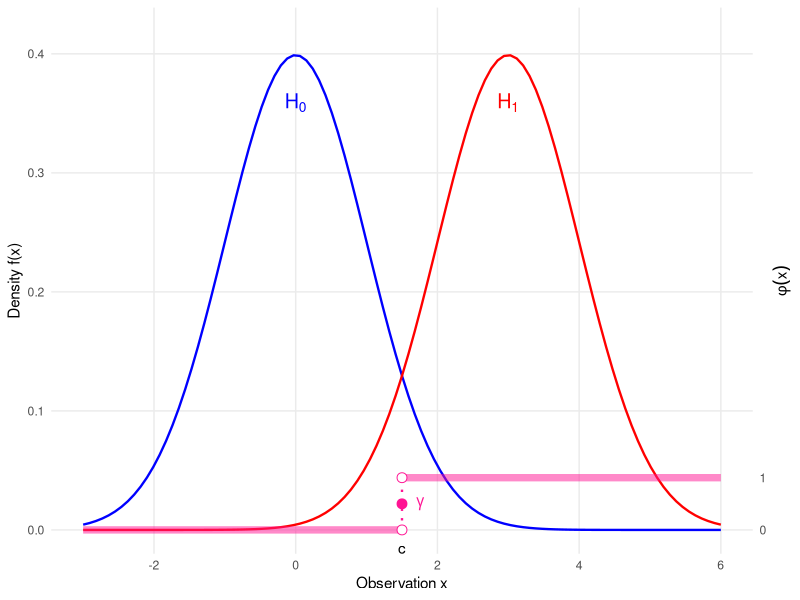
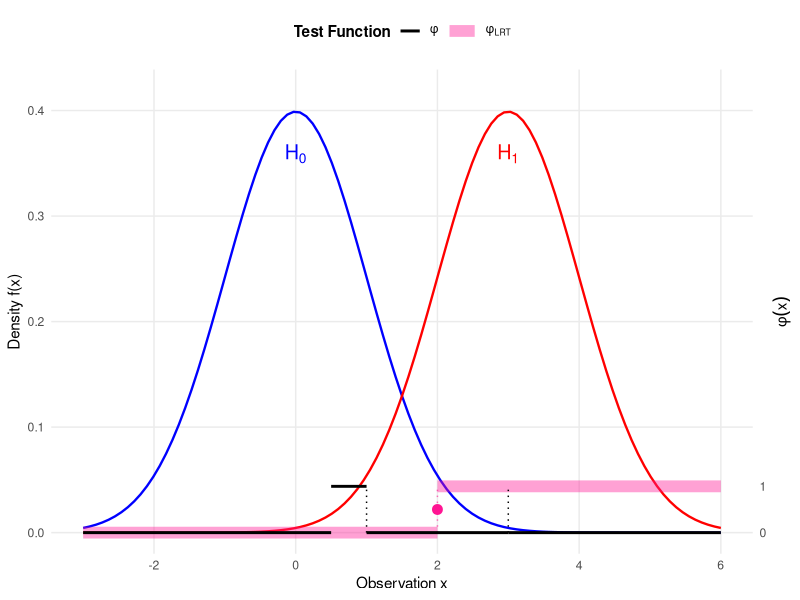
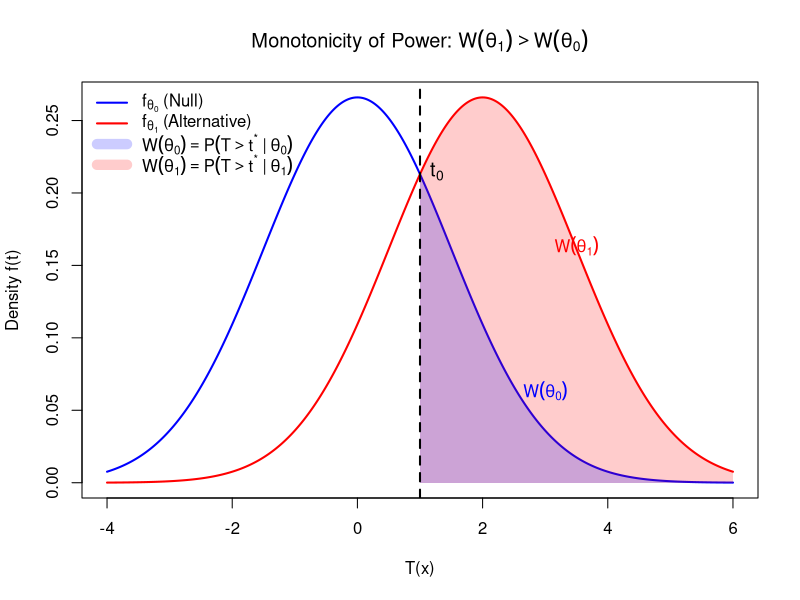
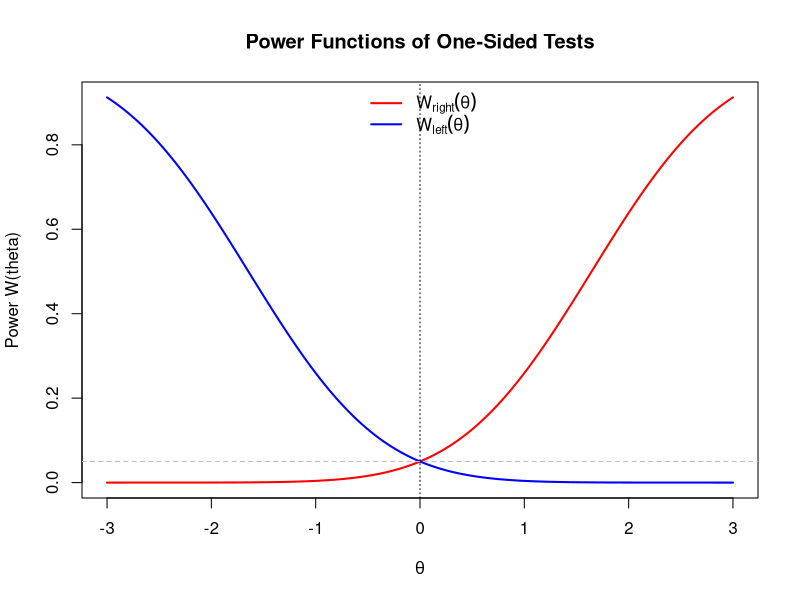
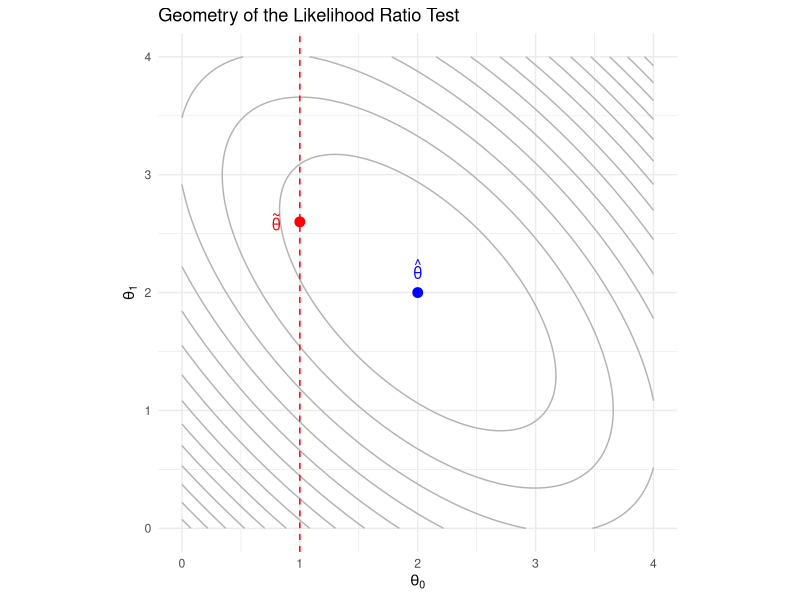
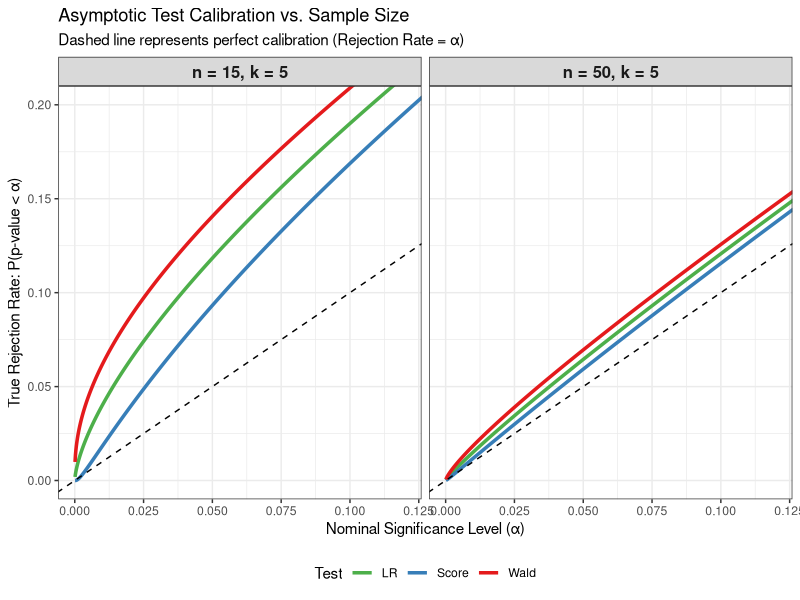

Source code (R) for these figures, in order:
## ---- chunk 1
#| label: fig-test-function-size-power
#| fig-cap: "Illustration of a Test Function $\\phi(x)$ (Pink) relative to Size ($H_0$, Blue) and Power ($H_1$, Red)."
#| fig-width: 7
#| fig-height: 5

library(ggplot2)

# 1. Define Parameters
mu0 <- 0
mu1 <- 3
sigma <- 1
c_val <- 1.5      # Critical value
gamma_val <- 0.5  # Randomization constant

# 2. Scaling Constants
max_dens <- dnorm(mu0, mean = mu0, sd = sigma)
y_limit <- max_dens * 1.1
phi_scale <- 0.1 * y_limit

# 3. Define the Test Function phi(x) (Single Test)
# Step function: 0 -> 1 at c_val
df_phi <- data.frame(
  x_start = c(-3, c_val),
  x_end   = c(c_val, 6),
  y_start = c(0, phi_scale),
  y_end   = c(0, phi_scale)
)

ggplot() +
  # --- Layer 1: Densities (Solid Lines, No Fill) ---
  
  # H0: Normal(0, 1) - Blue (Cool)
  stat_function(fun = dnorm, args = list(mean = mu0, sd = sigma), 
                color = "blue", size = 0.8) +
  
  # H1: Normal(3, 1) - Red (Hot)
  stat_function(fun = dnorm, args = list(mean = mu1, sd = sigma), 
                color = "red", size = 0.8) +

  # --- Layer 2: Test Function phi(x) (Thick Pink Line) ---
  
  # The horizontal segments
  geom_segment(data = df_phi, 
               aes(x = x_start, xend = x_end, y = y_start, yend = y_end), 
               color = "deeppink", size = 2.5, alpha = 0.5) +
  
  # The vertical threshold line
  geom_segment(aes(x = c_val, xend = c_val, y = 0, yend = phi_scale), 
               linetype = "dotted", color = "deeppink", size = 0.8) +
  
  # Points at discontinuity
  geom_point(aes(x = c_val, y = gamma_val * phi_scale), 
             color = "deeppink", size = 3) + 
  geom_point(aes(x = c_val, y = 0), size = 3, shape = 21, fill = "white", color = "deeppink") +
  geom_point(aes(x = c_val, y = phi_scale), size = 3, shape = 21, fill = "white", color = "deeppink") +

  # --- Layer 3: Annotations ---
  
  # Gamma label
  annotate("text", x = c_val + 0.2, y = gamma_val * phi_scale, 
           label = expression(gamma), hjust = 0, fontface = "bold", color = "deeppink") +
  
  # H0 / H1 Labels
  annotate("text", x = mu0, y = max_dens * 0.9, 
           label = expression(H[0]), color = "blue", size = 5) +
  annotate("text", x = mu1, y = max_dens * 0.9, 
           label = expression(H[1]), color = "red", size = 5) +
  
  # Critical Value Label
  annotate("text", x = c_val, y = -0.01, label = "c", vjust = 1) +

  # --- Layer 4: Scales ---
  scale_y_continuous(
    name = "Density f(x)",
    limits = c(-0.02, y_limit),
    expand = c(0, 0),
    
    # Secondary Axis for phi
    sec.axis = sec_axis(~ . / phi_scale, 
                        name = expression(phi(x)),
                        breaks = c(0, 1))
  ) +
  scale_x_continuous(name = "Observation x", limits = c(-3, 6)) +
  
  theme_minimal() +
  theme(
    axis.title.y.right = element_text(angle = 90, vjust = 0.5),
    panel.grid.minor = element_blank()
  )
## ---- chunk 2
#| label: fig-NPlemma-proof
#| fig-cap: "Visualizing the NP Lemma. The thick, transparent pink line is $\\phi_{\text{LRT}}$. The thin solid black line is $\\phi$. Overlap is visible as a black line inside pink."
#| fig-width: 7
#| fig-height: 5

library(ggplot2)

# 1. Define Parameters
mu0 <- 0
mu1 <- 3
sigma <- 1
c_lrt <- 2
gamma_val <- 0.5

# Scaling constants
max_dens <- dnorm(mu0, mean = mu0, sd = sigma)
y_limit <- max_dens * 1.1
phi_scale <- 0.1 * y_limit

# 2. Define Test Functions Data
df_lrt <- data.frame(
  x_start = c(-3, c_lrt),
  x_end   = c(c_lrt, 6),
  y_val   = c(0, phi_scale),
  Test    = "phi[LRT]" 
)

df_other <- data.frame(
  x_start = c(-3, 0.5, 1, 3),
  x_end   = c(0.5, 1, 3,6),
  y_val   = c(0, phi_scale, 0, 0),
  Test    = "phi"
)

ggplot() +
  # --- Layer 1: Densities (Solid Lines, No Fill) ---
  stat_function(fun = dnorm, args = list(mean = mu0, sd = sigma), 
                color = "blue", size = 0.8) +
  stat_function(fun = dnorm, args = list(mean = mu1, sd = sigma), 
                color = "red", size = 0.8) +

  # --- Layer 2: Test Functions (Segments) ---
  
  # 2a. LRT Segments (Thick, Transparent Pink)
  geom_segment(data = df_lrt,
               aes(x = x_start, xend = x_end, 
                   y = y_val, yend = y_val, 
                   color = Test, linetype = Test, size = Test),
               alpha = 0.4) + 
  
  # Vertical connector for LRT
  geom_segment(aes(x = c_lrt, xend = c_lrt, y = 0, yend = phi_scale),
               color = "deeppink", linetype = "dotted", size = 0.5, alpha = 0.6) +

  # 2b. Other Test Segments (Thin Black Opaque)
  geom_segment(data = df_other,
               aes(x = x_start, xend = x_end, 
                   y = y_val, yend = y_val, 
                   color = Test, linetype = Test, size = Test)) +
  
  # Vertical connectors for Other Test
  geom_segment(aes(x = 1, xend = 1, y = 0, yend = phi_scale),
               color = "black", linetype = "dotted", size = 0.5) +
  geom_segment(aes(x = 3, xend = 3, y = 0, yend = phi_scale),
               color = "black", linetype = "dotted", size = 0.5) +

  # --- Layer 3: Annotations ---
  # LRT Gamma Point (Pink)
  geom_point(aes(x = c_lrt, y = gamma_val * phi_scale), 
             color = "deeppink", size = 3) +
  
  # Density Labels
  annotate("text", x = mu0, y = max_dens * 0.9, 
           label = expression(H[0]), color = "blue", size = 5) +
  annotate("text", x = mu1, y = max_dens * 0.9, 
           label = expression(H[1]), color = "red", size = 5) +

  # --- Layer 4: Scales and Legend ---
  scale_y_continuous(
    name = "Density f(x)", limits = c(-0.02, y_limit), expand = c(0, 0),
    sec.axis = sec_axis(~ . / phi_scale, name = expression(phi(x)), breaks = c(0, 1))
  ) +
  scale_x_continuous(name = "Observation x", limits = c(-3, 6)) +
  
  # Manual Legend Controls (FIXED using named vectors for labels)
  scale_color_manual(name = "Test Function",
                     values = c("phi[LRT]" = "deeppink", "phi" = "black"),
                     labels = c("phi[LRT]" = expression(phi[LRT]), "phi" = expression(phi))) +
  scale_linetype_manual(name = "Test Function",
                        values = c("phi[LRT]" = "solid", "phi" = "solid"),
                        labels = c("phi[LRT]" = expression(phi[LRT]), "phi" = expression(phi))) +
  scale_size_manual(name = "Test Function",
                    values = c("phi[LRT]" = 4,   # Extra Thick
                               "phi" = 1), # Thin
                    labels = c("phi[LRT]" = expression(phi[LRT]), "phi" = expression(phi))) +
  
  theme_minimal() +
  theme(
    legend.position = "top",
    legend.title = element_text(face = "bold"),
    axis.title.y.right = element_text(angle = 90, vjust = 0.5),
    panel.grid.minor = element_blank()
  )
  
## ---- chunk 3
#| label: fig-monotone-power-MLR
#| echo: false
#| fig-cap: "Visualizing Monotonicity of Power Function $W(\\theta)$ for MLR Distributions"

# Parameters
mu0 <- 0   # Corresponds to theta_0
mu1 <- 2   # Corresponds to theta_1 (where theta_1 > theta_0)
sigma <- 1.5
t0 <- 1.0

# Grid
x <- seq(-4, 6, length.out = 500)
f0 <- dnorm(x, mean = mu0, sd = sigma)
f1 <- dnorm(x, mean = mu1, sd = sigma)

# Calculate exact densities at threshold t0 for polygon closing
y0_t0 <- dnorm(t0, mean = mu0, sd = sigma)
y1_t0 <- dnorm(t0, mean = mu1, sd = sigma)

# Plotting
plot(x, f0, type = "l", col = "blue", lwd = 2, 
     ylab = "Density f(t)", xlab = "T(x)", 
     main = expression(paste("Monotonicity of Power: ", W(theta[1]) > W(theta[0]))))
lines(x, f1, col = "red", lwd = 2)

# Define the domain for the tails (t > t0)
idx_tail <- x > t0
x_poly <- c(t0, t0, x[idx_tail], max(x))

# Shading W(theta_1) - The red tail
# Corresponds to the Alternative theta_1
y_poly1 <- c(0, y1_t0, f1[idx_tail], 0)
polygon(x_poly, y_poly1, 
        col = rgb(1, 0, 0, 0.2), border = NA)

# Shading W(theta_0) - The blue tail
# Corresponds to the Null theta_0
y_poly0 <- c(0, y0_t0, f0[idx_tail], 0)
polygon(x_poly, y_poly0, 
        col = rgb(0, 0, 1, 0.2), border = NA)

# Add Threshold Line
abline(v = t0, col = "black", lwd = 2, lty = 2)
# Legend
legend("topleft", 
       legend = c(expression(f[theta[0]] ~ "(Null)"), 
                  expression(f[theta[1]] ~ "(Alternative)"), 
                  expression(W(theta[0]) == P(T > t^"*" ~ "|" ~ theta[0])), 
                  expression(W(theta[1]) == P(T > t^"*" ~ "|" ~ theta[1]))),
       col = c("blue", "red", rgb(0, 0, 1, 0.2), rgb(1, 0, 0, 0.2)), 
       lwd = c(2, 2, 10, 10), bty = "n")
text(t0, max(f0)*0.8, expression(t[0]), pos = 4, col = "black", cex = 1.2)

# Annotations pointing to the areas
text(3, 0.05, expression(W(theta[0])), col = "blue", pos = 3)
text(3.5, 0.15, expression(W(theta[1])), col = "red", pos = 3)
## ---- chunk 4
#| label: fig-two-powers-normal
#| echo: false
#| fig-height: 4
#| fig-width: 6
#| fig-cap: Illustration of Non-existence of UMP Tests for Two-sided Tests
theta <- seq(-3, 3, length.out=200)
power_right <- 1 - pnorm(1.645 - theta) 
power_left <- pnorm(-1.645 - theta)

plot(theta, power_right, type='l', col='red', lwd=2, 
   ylab="Power W(theta)", xlab=expression(theta),
   main="Power Functions of One-Sided Tests")
lines(theta, power_left, col='blue', lwd=2)
abline(h=0.05, lty=2, col="gray")
abline(v=0, lty=3)
legend("top", legend=c(expression(W[right](theta)), expression(W[left](theta))), 
      col=c("red", "blue"), lwd=2, bty="n")
## ---- chunk 5
#| label: fig-lrt-geometry
#| fig-cap: "The geometry of restricted optimization. Blue dot is the unrestricted MLE. Red dot is the restricted MLE."
library(ggplot2)

# 1. Setup parameters and Fisher Information
theta_hat <- c(2, 2)      
theta_star_0 <- 1         
I <- matrix(c(1, 0.6, 0.6, 1), nrow = 2) 

# 2. Calculate theta_tilde using the identity
delta_theta_0 <- theta_star_0 - theta_hat[1]
theta_tilde_1 <- theta_hat[2] - (1/I[2,2]) * I[2,1] * delta_theta_0
theta_tilde <- c(theta_star_0, theta_tilde_1)

# 3. Generate grid for quadratic log-likelihood contours
grid_vals <- seq(0, 4, length.out = 100)
grid <- expand.grid(theta0 = grid_vals, theta1 = grid_vals)
grid$z <- apply(grid, 1, function(p) {
  diff <- p - theta_hat
  -0.5 * t(diff) %*% I %*% diff
})

# 4. Plot
ggplot(grid, aes(x = theta0, y = theta1)) +
  geom_contour(aes(z = z), bins = 15, color = "gray70") +
  geom_vline(xintercept = theta_star_0, linetype = "dashed", color = "red") +
  annotate("point", x = theta_hat[1], y = theta_hat[2], color = "blue", size = 3) +
  annotate("text", x = theta_hat[1], y = theta_hat[2] + 0.2, 
           label = "hat(theta)", parse = TRUE, color = "blue") +
  annotate("point", x = theta_tilde[1], y = theta_tilde[2], color = "red", size = 3) +
  annotate("text", x = theta_tilde[1] - 0.2, y = theta_tilde[2], 
           label = "tilde(theta)", parse = TRUE, color = "red") +
  labs(title = "Geometry of the Likelihood Ratio Test",
       x = expression(theta[0]), y = expression(theta[1])) +
  theme_minimal() + 
  coord_fixed()
## ---- chunk 6
#| label: fig-calibration-tuning
#| fig-cap: "Exact Analytical CDFs of Asymptotic P-values"
#| warning: false
#| fig-width: 12
#| fig-height: 6

library(ggplot2)
library(dplyr)

# --- Tuning Parameters ---
n1 <- 15    # Small sample size for Plot 1
n2 <- 50  # Large sample size for Plot 2
k_val <- 5  # Number of parameters (constant for comparison)
q_val <- 1  # Number of restrictions (constant for comparison)
# -------------------------

generate_calibration_data <- function(n, k, q) {
  alpha_seq <- seq(0.0001, 0.15, length.out = 1000)
  c_alpha <- qchisq(1 - alpha_seq, df = q)
  
  # Wald: 1 - F_W(c_alpha)
  F_val_W <- ((n - k) / (n * q)) * c_alpha
  cdf_W <- 1 - pf(F_val_W, df1 = q, df2 = n - k)
  
  # LR: 1 - F_LR(c_alpha)
  F_val_LR <- ((n - k) / q) * (exp(c_alpha / n) - 1)
  cdf_LR <- 1 - pf(F_val_LR, df1 = q, df2 = n - k)
  
  # Score: 1 - F_S(c_alpha)
  F_val_S <- ifelse(c_alpha < n, (c_alpha * (n - k)) / (q * (n - c_alpha)), Inf)
  cdf_S <- 1 - pf(F_val_S, df1 = q, df2 = n - k)
  
  data.frame(
    Alpha = rep(alpha_seq, 3),
    Rejection_Prob = c(cdf_W, cdf_LR, cdf_S),
    Test = factor(rep(c("Wald", "LR", "Score"), each = length(alpha_seq))),
    n = n,
    k = k
  ) |>
    mutate(Label = paste0("n = ", n, ", k = ", k))
}

# Create combined dataset based on tuning parameters
plot_data <- rbind(
  generate_calibration_data(n = n1, k = k_val, q = q_val),
  generate_calibration_data(n = n2, k = k_val, q = q_val)
)

# Fix factor levels for side-by-side ordering
plot_data$Label <- factor(plot_data$Label, levels = unique(plot_data$Label))

ggplot(plot_data, aes(x = Alpha, y = Rejection_Prob, color = Test)) +
  geom_line(linewidth = 1.2) +
  geom_abline(slope = 1, intercept = 0, linetype = "dashed", color = "black") +
  facet_wrap(~ Label) +
  scale_color_manual(values = c("Wald" = "#E41A1C", "LR" = "#4DAF4A", "Score" = "#377EB8")) +
  coord_cartesian(xlim = c(0, 0.12), ylim = c(0, 0.20)) +
  labs(
    x = "Nominal Significance Level (\u03b1)",
    y = "True Rejection Rate: P(p-value < \u03b1)",
    title = "Asymptotic Test Calibration vs. Sample Size",
    subtitle = "Dashed line represents perfect calibration (Rejection Rate = \u03b1)"
  ) +
  theme_bw() +
  theme(
    legend.position = "bottom",
    strip.text = element_text(size = 12, face = "bold")
  )
